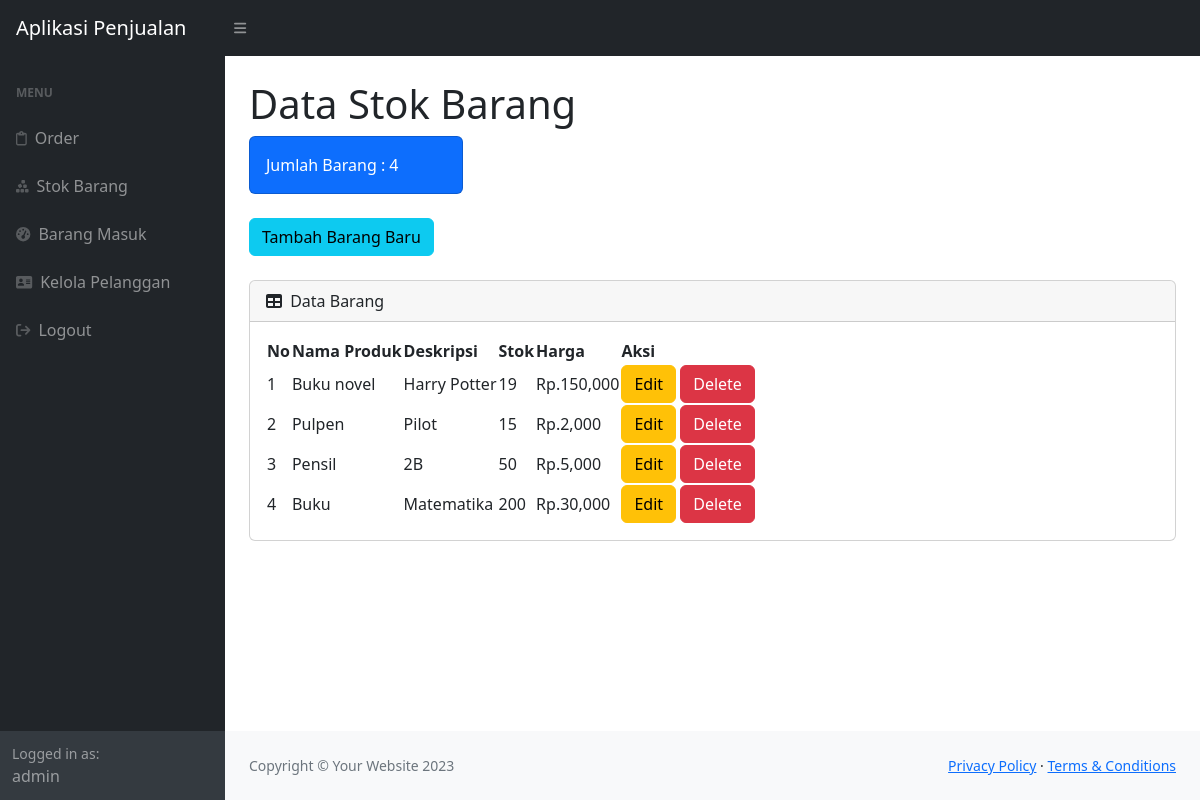
/stok.php (signed in), run on the app's committed database.
### tables this page shows
CREATE TABLE `user` (
  `iduser` int(11) NOT NULL,
  `username` varchar(35) NOT NULL,
  `password` varchar(20) NOT NULL
);

CREATE TABLE `produk` (
  `idproduk` varchar(30) NOT NULL,
  `namaproduk` varchar(30) NOT NULL,
  `deskripsi` varchar(30) NOT NULL,
  `harga` int(11) NOT NULL,
  `stok` int(11) NOT NULL
);

### stok.php (the view, shortened to what this page needs)
<?php
require 'ceklogin.php';
$h1 = mysqli_query($koneksi, "select * from produk");
$h2 = mysqli_num_rows($h1);
$ambiluser = mysqli_query($koneksi,"select * from user");
$nu = mysqli_fetch_array($ambiluser);
$username = $nu['username'];
?>
<!DOCTYPE html>
<html lang="en">
    <head>
        <link href="https://cdn.jsdelivr.net/npm/simple-datatables@7.1.2/dist/style.min.css" rel="stylesheet" />
        <link href="css/styles.css" rel="stylesheet" />
    </head>
    <body class="sb-nav-fixed">
        <nav class="sb-topnav navbar navbar-expand navbar-dark bg-dark">
            <a class="navbar-brand ps-3" href="index.html">Aplikasi Penjualan</a>
            <button class="btn btn-link btn-sm order-1 order-lg-0 me-4 me-lg-0" id="sidebarToggle" href="#!"><i class="fas fa-bars"></i></button>
        </nav>
        <div id="layoutSidenav">
            <div id="layoutSidenav_nav">
                <nav class="sb-sidenav accordion sb-sidenav-dark" id="sidenavAccordion">
                    <div class="sb-sidenav-menu">
                        <div class="nav">
                            <div class="sb-sidenav-menu-heading">Menu</div>
                            <a class="nav-link" href="index.php">
                                <div class="sb-nav-link-icon"><i class="fa-regular fa-clipboard"></i></div>
                                Order
                            </a>
                            <a class="nav-link" href="stok.php">
                                <div class="sb-nav-link-icon"><i class="fa-solid fa-cubes-stacked"></i></div>
                                Stok Barang
                            </a>
                            <a class="nav-link" href="masuk.php">
                                <div class="sb-nav-link-icon"><i class="fas fa-tachometer-alt"></i></div>
                                Barang Masuk
                            </a>
                            <a class="nav-link" href="pelanggan.php">
                                <div class="sb-nav-link-icon"><i class="fa-solid fa-address-card"></i></div>
                                Kelola Pelanggan
                            </a>
                            <a class="nav-link" href="logout.php">
                                <div class="sb-nav-link-icon"><i class="fa-solid fa-arrow-right-from-bracket"></i></div>
                                Logout
                            </a>
                        </div>
                    </div>
                    <div class="sb-sidenav-footer">
                        <div class="small">Logged in as:</div>
                        <?php echo $username; ?>
                    </div>
                </nav>
            </div>
            <div id="layoutSidenav_content">
                <main>
                    <div class="container-fluid px-4">
                        <h1 class="mt-4">Data Stok Barang</h1>
                        <div class="row">
                            <div class="col-xl-3 col-md-6">
                                <div class="card bg-primary text-white mb-4">
                                    <div class="card-body">Jumlah Barang : <?php echo $h2; ?></div>
                                    </div>
                                </div>
                            </div>
                            <button type="button" class="btn btn-info mb-4" data-bs-toggle="modal" data-bs-target="#myModal">
                            Tambah Barang Baru
                            </button>
                        <div class="card mb-4">
                            <div class="card-header">
                                <i class="fas fa-table me-1"></i>
                                Data Barang
                            </div>
                            <div class="card-body">
                                <table id="datatablesSimple">
                                    <thead>
                                        <tr>
                                            <th>No</th>
                                            <th>Nama Produk</th>
                                            <th>Deskripsi</th>
                                            <th>Stok</th>
                                            <th>Harga</th>
                                            <th>Aksi</th>
                                        </tr>
                                    </thead>
                                    <tbody>
                                    <?php
                                    $data = mysqli_query($koneksi,"select * from produk");
                                    $i = 1;
                                    while($p=mysqli_fetch_array($data)){
                                        $namaproduk = $p['namaproduk'];
                                        $deskripsi = $p['deskripsi'];
                                        $harga = $p['harga'];
                                        $stok = $p['stok'];
                                        $idproduk = $p['idproduk'];
                                    ?>
                                        <tr>
                                            <td><?php echo $i++;?></td>
                                            <td><?php echo $namaproduk ?></td>
                                            <td><?php echo $deskripsi ?></td>
                                            <td><?php echo $stok ?></td>
                                            <td>Rp.<?php echo number_format($harga) ?></td>
                                            <td><button type="button" class="btn btn-warning" data-bs-toggle="modal" data-bs-target="#edit<?php echo $idproduk; ?>">
                                            Edit
                                            </button>
                                            <button type="button" class="btn btn-danger" data-bs-toggle="modal" data-bs-target="#delete<?php echo $idproduk; ?>">
                                            Delete
                                            </button></td>
                                        </tr>
                                        <?php
                                        };
                                        ?>
                                    </tbody>
                                </table>
                            </div>
                        </div>
                    </div>
                </main>
                <footer class="py-4 bg-light mt-auto">
                    <div class="container-fluid px-4">
                        <div class="d-flex align-items-center justify-content-between small">
                            <div class="text-muted">Copyright &copy; Your Website 2023</div>
                            <div>
                                <a href="#">Privacy Policy</a>
                                &middot;
                                <a href="#">Terms &amp; Conditions</a>
                            </div>
                        </div>
                    </div>
                </footer>
            </div>
        </div>
    </body>
</html>

### data on the page
user: username "admin"
produk: namaproduk "Buku novel", deskripsi "Harry Potter", stok "19", harga "150,000"
produk: namaproduk "Pulpen", deskripsi "Pilot", stok "15", harga "2,000"
produk: namaproduk "Pensil", deskripsi "2B", stok "50", harga "5,000"
produk: namaproduk "Buku", deskripsi "Matematika", stok "200", harga "30,000"

### other printed values
$h2 "4"
